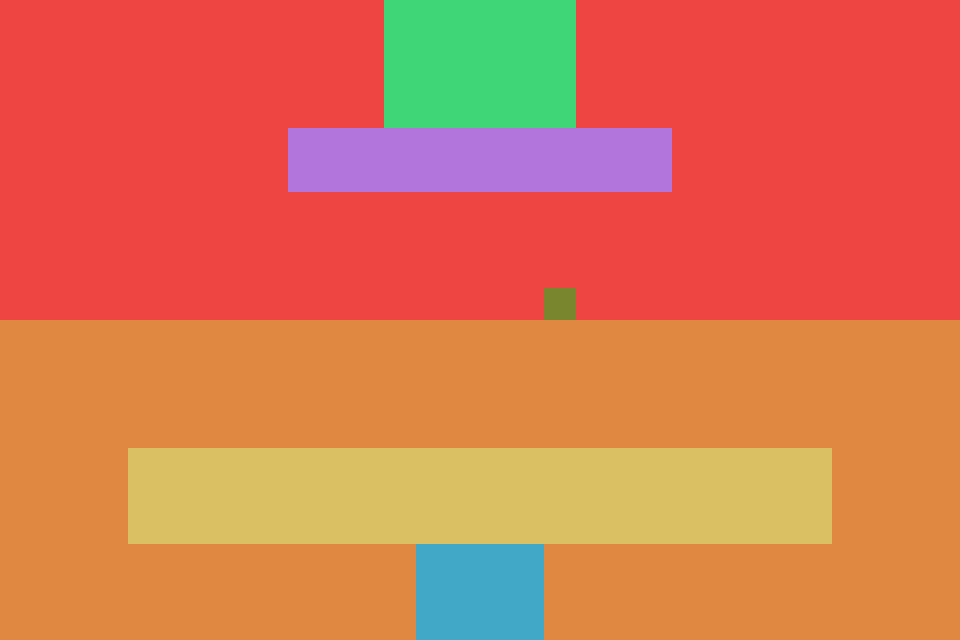

Below is a game level as drawn by its tile map, then a one-line description and the .tmx file that defines it, in full:
An orthogonal 30x20 tile map with 32x32 px tiles, 1 tile layer (Kachelebene 1).

<map version="1.10" tiledversion="1.11.2" orientation="orthogonal" renderorder="right-down" width="30" height="20" tilewidth="32" tileheight="32" infinite="0" nextlayerid="2" nextobjectid="1">
 <tileset firstgid="1" source="tilemap.tsx" />
 <layer id="1" name="Kachelebene 1" width="30" height="20">
  <data encoding="csv">
4,4,4,4,4,4,4,4,4,4,4,4,8,8,8,8,8,8,4,4,4,4,4,4,4,4,4,4,4,4,
4,4,4,4,4,4,4,4,4,4,4,4,8,8,8,8,8,8,4,4,4,4,4,4,4,4,4,4,4,4,
4,4,4,4,4,4,4,4,4,4,4,4,8,8,8,8,8,8,4,4,4,4,4,4,4,4,4,4,4,4,
4,4,4,4,4,4,4,4,4,4,4,4,8,8,8,8,8,8,4,4,4,4,4,4,4,4,4,4,4,4,
4,4,4,4,4,4,4,4,4,3,3,3,3,3,3,3,3,3,3,3,3,4,4,4,4,4,4,4,4,4,
4,4,4,4,4,4,4,4,4,3,3,3,3,3,3,3,3,3,3,3,3,4,4,4,4,4,4,4,4,4,
4,4,4,4,4,4,4,4,4,4,4,4,4,4,4,4,4,4,4,4,4,4,4,4,4,4,4,4,4,4,
4,4,4,4,4,4,4,4,4,4,4,4,4,4,4,4,4,4,4,4,4,4,4,4,4,4,4,4,4,4,
4,4,4,4,4,4,4,4,4,4,4,4,4,4,4,4,4,4,4,4,4,4,4,4,4,4,4,4,4,4,
4,4,4,4,4,4,4,4,4,4,4,4,4,4,4,4,4,7,4,4,4,4,4,4,4,4,4,4,4,4,
5,5,5,5,5,5,5,5,5,5,5,5,5,5,5,5,5,5,5,5,5,5,5,5,5,5,5,5,5,5,
5,5,5,5,5,5,5,5,5,5,5,5,5,5,5,5,5,5,5,5,5,5,5,5,5,5,5,5,5,5,
5,5,5,5,5,5,5,5,5,5,5,5,5,5,5,5,5,5,5,5,5,5,5,5,5,5,5,5,5,5,
5,5,5,5,5,5,5,5,5,5,5,5,5,5,5,5,5,5,5,5,5,5,5,5,5,5,5,5,5,5,
5,5,5,5,6,6,6,6,6,6,6,6,6,6,6,6,6,6,6,6,6,6,6,6,6,6,5,5,5,5,
5,5,5,5,6,6,6,6,6,6,6,6,6,6,6,6,6,6,6,6,6,6,6,6,6,6,5,5,5,5,
5,5,5,5,6,6,6,6,6,6,6,6,6,6,6,6,6,6,6,6,6,6,6,6,6,6,5,5,5,5,
5,5,5,5,5,5,5,5,5,5,5,5,5,1,1,1,1,5,5,5,5,5,5,5,5,5,5,5,5,5,
5,5,5,5,5,5,5,5,5,5,5,5,5,1,1,1,1,5,5,5,5,5,5,5,5,5,5,5,5,5,
5,5,5,5,5,5,5,5,5,5,5,5,5,1,1,1,1,5,5,5,5,5,5,5,5,5,5,5,5,5
</data>
 </layer>
</map>
